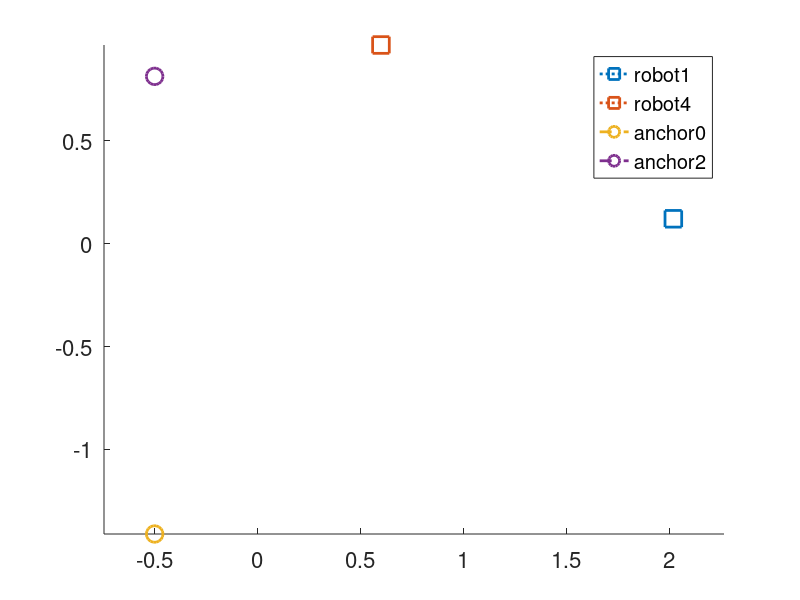

Source code (MATLAB): (Note: this script raises an error after producing the figure.)
clear all; close all; clc
addpath('utils');
rng(1); % Generate random numbers that are repeatable
set(0,'defaultAxesFontSize',16)
set(0, 'DefaultLineLineWidth', 2);
set(0,'DefaultLineMarkerSize',12);
%% The groundtruth and measurements
sim_freq = 20;  % Groundtruth simulation frequency in Hz.
dt_sec = 1/sim_freq;
% ����ֻ��SLAM����õ�1�Ż�������У�����ֵ
coef = [-0.0645072297986758,1.14230147991211,0.515768398211774];
% We set world frame coincide with the reference frame of robot 1
% robot1, trajectory expressed in its own reference frame
% Wheel encoder noise
sigma_v = 0.05;
sigma_omega = 0.05;
% UWB ranging measurements sigma
sigma_uwb = 0.09;

dataOri = 2; % 1, from simulation, 2, from dataset
if dataOri == 1
    nRobots = 2;
    % anchors
    nAnchors = 2;
    anchorPos = [0.05,-1.062;
                2.6,2.034];
    for a = 1:nAnchors
        anchor(a).id = a + nRobots - 1;
        anchor(a).x = anchorPos(a,1);
        anchor(a).y = anchorPos(a,2);
    end
    sim_t = 0: dt_sec: 120;
    % robots
    for r = 1:nRobots
        robot(r).id = r - 1; % 0 based index
        [p, v, a, j] = trajectoryGen(sim_t, r);
        robot(r).x = p(1,:); robot(r).y = p(2,:);
        robot(r).x0 = robot(r).x(1); robot(r).y0 = robot(r).y(1); 
        [robot(r).phi, robot(r).v_m, robot(r).omega_m] ...
            = WheelEncoder(p, v, a, j, sigma_v, sigma_omega);
        robot(r).phi0 = robot(r).phi(1);
        robot(r).t = sim_t;
    end
    range_m = UWBRangeSim(sigma_uwb, robot, anchor);
elseif dataOri == 2
    UWBIDs = [0 1 2 4];
    anchorPos = [-0.5010,-1.4105;
                 -0.5010, 0.81263];
    robotIDs = [1 4];
    anchorIDs = setdiff(UWBIDs, robotIDs);
    nAnchors = length(anchorIDs);
    for a = 1:nAnchors
        anchor(a).id = anchorIDs(a);
        anchor(a).x = anchorPos(a,1);
        anchor(a).y = anchorPos(a,2);
    end
    nRobots = length(robotIDs);
    nUWB = length(UWBIDs);

    load('data190313.mat');
%     robot(1).v_m(877) = 0;
%     robot(1).omega_m(877) = 0;
%     save('data20190301.mat', 'robot', 'range_m');

    for i = 1:size(range_m, 2)
        tmprange = range_m(i).range;
        range_m(i).range = tmprange + 0.5158;
%         range_m(i).range = coef(1)*tmprange.^2 + coef(2)*tmprange + coef(3);
    end
    % �ض����ݼ����ض��������������ê��֮��Ĳ��ֵ,���Ұ���ê����׼�����
    % ���ֵ����
    range_tmp = range_m;
    range_m(1) = range_tmp(5);
    range_m(2) = range_tmp(1);
    range_m(3) = range_tmp(4);
    range_m(4) = range_tmp(3);
    range_m(5) = range_tmp(6);
    range_m(6) = range_tmp(2);
    
    % �������������ϵ����С����ת���������ֵ�
    for r = 1:nRobots
        robot(r).omega_m = -robot(r).omega_m;
    end
end

sim_len = length(robot(1).omega_m);

% figure test
figure;  axis equal
hold on;
for r = 1:nRobots
    plot(robot(r).x0, robot(r).y0,':s','DisplayName',['robot', num2str(robot(r).id)]);
end
for r = 1:nAnchors
    plot(anchor(r).x, anchor(r).y,'--o','DisplayName',['anchor', num2str(anchor(r).id)]);
end
legend show
% figure test end

%% Initialization
[state_ini, mds_pos] = initializer(robot, range_m);
for a = 1:nAnchors
    anchor(a).x_est = mds_pos(a,1);
    anchor(a).y_est = mds_pos(a,2);
%     anchor(a).x_est = anchorPos(a,1);
%     anchor(a).y_est = anchorPos(a,2);
end
baseline = norm(mds_pos(1,:) - mds_pos(2,:));

%% Linear motion detection
close all
window_len = 40;
heading = zeros(nRobots,sim_len);
for r = 1:nRobots
    odom_len = length(robot(r).v_m);
    omega_energy = zeros(1,odom_len);
    v_energy = zeros(1,odom_len);
    flag = zeros(1,odom_len);
    start_j = 0;
    for j = window_len : odom_len - 2
        omega_energy(j) = sum(robot(r).omega_m(j-window_len+1:j).^2) / window_len;
        v_energy(j) = robot(r).v_m(j);
        if (omega_energy(j) < 2e-3 && v_energy(j) > 0.1 && v_energy(j-window_len+1) > 0.1)
            if start_j == 0
                start_j = j-window_len+1; 
                flag(start_j:j-1) = 1;
            end
            flag(j) = 1;
        else
            if flag(j-1) == 1
                % distance to first anchor
                d1 = range_m(2*r).range(5*start_j:5*(j-1));
                % distance to second anchor
                d2 = range_m(2*r+1).range(5*start_j:5*(j-1));
                % fit to a line
                coef = polyfit(1:5*(j-1)-5*start_j + 1, d1', 1);
                d1_start = coef(1) * 1 + coef(2);
                d1_end = coef(1) * (5*(j-1)-5*start_j+1) + coef(2);
                
                coef = polyfit(1:5*(j-1)-5*start_j + 1, d2', 1);
                d2_start = coef(1) * 1 + coef(2);
                d2_end = coef(1) * (5*(j-1)-5*start_j+1) + coef(2);
                
%                 d1 = [mean(range_m(2*r).range(5*(start_j)-2:5*(start_j)+2)),...
%                       mean(range_m(2*r+1).range(5*(start_j)-2:5*(start_j)+2))];
%                 d2 = [mean(range_m(2*r).range(5*j-2:5*j+2)),...
%                       mean(range_m(2*r+1).range(5*j-2:5*j+2))];
%                 heading(r,start_j) = heading_est([d1;d2],3.2);
                d = [d1_start, d2_start;
                     d1_end, d2_end];
                heading(r,start_j) = heading_est(d,baseline);
                start_j = 0;
            end
        end
    end
    figure; hold on;
    plot(robot(r).omega_m);
    plot(robot(r).v_m);
    plot(omega_energy);
    plot(v_energy);
    plot(range_m(2*r).range(1:5:end));
    plot(range_m(2*r+1).range(1:5:end));
    plot(0.4*flag);
    legend('omega_m','v_m','omega_e','v_e','range to 0','range to 2','flag');
    figure;
    plot(heading(r,:),'.');
end

%% Odometry
% Integration
vState_int = nan(nRobots,3,sim_len);
for r = 1:nRobots
    state_int = State(robot(r).x0, robot(r).y0, robot(r).phi0);
%     state_int = State(0, 0, 0);
    vState_int(r,:,1) = state_int.serialize;
    for k = 2:sim_len
        [~, state_int] = state_int.propagate(robot(r).v_m(k-1), ...
            robot(r).omega_m(k-1),robot(r).v_m(k), robot(r).omega_m(k), ...
            dt_sec, false);
        vState_int(r,:,k) = state_int.serialize;
    end
end

% plot results
% for r = 1:nRobots
%     x_int = reshape(vState_int(r,1,:),[1,sim_len]); 
%     y_int = reshape(vState_int(r,2,:),[1,sim_len]);
%     phi_int = reshape(vState_int(r,3,:),[1,sim_len]);
% 
%     figure;
%     subplot(2,3,[1 2 3]); hold on; axis equal
%     plot(robot(r).x, robot(r).y,'g.');
%     plot(robot(r).x(1), robot(r).y(1),'-s','MarkerSize',10,...
%         'MarkerEdgeColor','green',...
%         'MarkerFaceColor','green');
%     plot(x_int, y_int,'k.');
%     xlabel('x/m'); ylabel('y/m')
%     legend('groundtruth','start point','odometry');
%     title(['trajectory of robot ' num2str(r)]);
%     subplot(2,3,4); hold on;
%     plot(robot(r).x,'g.');
%     plot(x_int,'k.');
%     ylabel('m');
%     legend('groundtruth','odometry');
%     title('x');
%     subplot(2,3,5); hold on;
%     plot(robot(r).y,'g.');
%     plot(y_int,'k.');
%     ylabel('m');
%     legend('groundtruth','odometry');
%     title('y');
%     subplot(2,3,6); hold on;
%     plot(robot(r).phi,'g.');
%     plot(phi_int,'k.');
%     ylabel('rad');
%     legend('groundtruth','odometry');
%     title('yaw');
% end
% clear x_int y_int phi_int 

%% Extrinsic calibration 
% Extrinsic calibration for robot 1 and 2
% p_int_1 = [reshape(vState_int(1,1,:),[1,sim_len]);...
%            reshape(vState_int(1,2,:),[1,sim_len])]; 
% p_int_2 = [reshape(vState_int(2,1,:),[1,sim_len]);...
%            reshape(vState_int(2,2,:),[1,sim_len])];
% p_int_3 = [reshape(vState_int(3,1,:),[1,sim_len]);...
%    reshape(vState_int(3,2,:),[1,sim_len])];
% ind = 1:500:2001;
% [phi_m, p_m] = fivepoint(p_int_1(:,ind), p_int_2(:,ind), ...
%             range_m(1).range(ind));
% phi_gt = robot(2).phi0 /pi * 180
% phi_m = phi_m / pi *180
% p_gt = [robot(2).x0 robot(2).y0]
% p_m
% ind = 1:500:2001;
% [phi_m, p_m] = fivepoint(p_int_1(:,ind), p_int_3(:,ind), ...
%             range_m(2).range(ind));
% phi_gt = robot(3).phi0 /pi * 180
% phi_m = phi_m / pi *180
% p_gt = [robot(3).x0 robot(3).y0]
% p_m
%% Kalman
P_all = eye(3*nRobots);
Q = [sigma_v^2, sigma_v^2, sigma_omega^2];
Q_all = diag(repmat(Q,[1,nRobots]));
if dataOri == 1 
    % the range between two static anchors are not simulated, but the datasets
    % contains the data
    nRange = size(range_m,2);
elseif dataOri == 2
    nRange = size(range_m,2) - nAnchors*(nAnchors-1)/2;
end

% Integration
vState_est = nan(nRobots,3,sim_len);
for r = 1:nRobots
    if dataOri == 1 
        state_est(r) = State(robot(r).x0, robot(r).y0, robot(r).phi0);
    elseif dataOri == 2
        state_est(r) = State(state_ini(r,:)');
%         state_est(r) = State(robot(r).x0, robot(r).y0, robot(r).phi0);
    end
    % Save the stuffs 
    vState_est(r,:,1) = state_est(r).serialize;
end

for k = 2:sim_len
    if k == 2830
        k = k;
    end
    % 1. State and covariance propagation
    Phi_all = zeros(3*nRobots, 3*nRobots);
    for r = 1:nRobots
        [Phi, state_est(r)] = state_est(r).propagate(robot(r).v_m(k-1), ...
            robot(r).omega_m(k-1),robot(r).v_m(k), robot(r).omega_m(k), ...
            dt_sec, false);
        
        Phi_all(1+3*(r-1):3*r, 1+3*(r-1):3*r) = Phi;
    end
    P_all = Phi_all * P_all * Phi_all' + dt_sec^2*Q_all;
    
    % 2. State update with ranging data
    H = zeros(nRange, 3*nRobots);
    y_k = nan(nRange,1);
    y_k_p = nan(nRange,1);
    for i = 1:nRange
        % range data in datasets is 100Hz
        if dataOri == 1
            y_k(i) = range_m(i).range(k);
        elseif dataOri == 2
            if 5*k+2 > length(range_m(1).t)
                break;
            end
            y_k(i) = mean(range_m(i).range(5*k-2:5*k+2));
        end
        id1 = range_m(i).pair(1); 
        id2 = range_m(i).pair(2); 
        [lia1, locb1] = ismember(id1, robotIDs);
        [lia2, locb2] = ismember(id2, robotIDs);
        if lia1==1 && lia2==1 % robot-robot range
            dxy = [state_est(locb1).x_ - state_est(locb2).x_; ...
                   state_est(locb1).y_ - state_est(locb2).y_];
            y_k_p(i) = norm(dxy);
            e = dxy' ./ y_k_p(i);
            H(i, 1+3*(locb1-1):3*locb1-1) = e;
            H(i, 1+3*(locb2-1):3*locb2-1) = -e;
        elseif lia1==1 && lia2~=1
            [~, locb2] = ismember(id2, anchorIDs);
            dxy = [state_est(locb1).x_ - anchor(locb2).x_est; ...
                   state_est(locb1).y_ - anchor(locb2).y_est];
            y_k_p(i) = norm(dxy);
            e = dxy' ./ y_k_p(i);
            H(i, 1+3*(locb1-1):3*locb1-1) = e;
        elseif lia1~=1 && lia2==1
            [~, locb1] = ismember(id1, anchorIDs);
            dxy = [state_est(locb2).x_ - anchor(locb1).x_est; ...
                   state_est(locb2).y_ - anchor(locb1).y_est];
            y_k_p(i) = norm(dxy);
            e = dxy' ./ y_k_p(i);
            H(i, 1+3*(locb2-1):3*locb2-1) = e;
        else
            error('Not implemented');
        end
        
%         if (r2 <= nRobots)
%             dxy = [state_est(r1).x_ - state_est(r2).x_; ...
%                    state_est(r1).y_ - state_est(r2).y_];
%             y_k_p(i) = norm(dxy);
%             e = dxy' ./ y_k_p(i);
%             H(i, 1+3*(r1-1):3*r1-1) = e;
%             H(i, 1+3*(r2-1):3*r2-1) = -e;
%         else
%             dxy = [state_est(r1).x_ - anchor(r2-nRobots).x_est; ...
%                    state_est(r1).y_ - anchor(r2-nRobots).y_est];
%             y_k_p(i) = norm(dxy);
%             e = dxy' ./ y_k_p(i);
%             H(i, 1+3*(r1-1):3*r1-1) = e;
%         end
    end
    R = diag(sigma_uwb^2 * ones(nRange, 1));
    
    % absolute heading
    for r = 1:nRobots
        if heading(r,k) ~= 0
            y_k = [y_k; heading(r,k)];
            y_k_p = [y_k_p; state_est(r).phi_];
            tmpJ = zeros(1,3*nRobots);
            tmpJ(3*r) = 1;
            H = [H; tmpJ];
            R_heading = 1;
            R = blkdiag(R,R_heading);
        end
    end

    K = P_all*H'*(H*P_all*H' + R)^-1;
    dr = y_k - y_k_p;
    delta_x = K*dr;
    
    % Correct
    for r = 1:nRobots
        state_est(r) = state_est(r).correct(delta_x(1+3*(r-1):3*r));
            
        % Save the stuffs 
        vState_est(r,:,k) = state_est(r).serialize;
    end
    %P_all = P_all - K*H*P_all;   
    P_all = (eye(3*nRobots)-K*H)*P_all*(eye(3*nRobots)-K*H)' + K*R*K';
end
%% 
% Plot estimation results
figure; hold on; axis equal; grid minor;
c_map = hsv(nRobots+1);
% ind = 1:200;
for r = 1:nRobots
%     x_est = reshape(vState_est(r,1,:),[1,sim_len]); 
%     y_est = reshape(vState_est(r,2,:),[1,sim_len]);
    legendstr{r} = ['Robot #', num2str(robotIDs(r))];
    %plot(x_est(ind), y_est(ind), '.','Color',c_map(r,:));
%     traj(r) = animatedline(x_est,y_est,'Color','r','LineWidth',3);
end
for a = 1:nAnchors
    anchor_xest(a) = anchor(a).x_est;
    anchor_yest(a) = anchor(a).y_est;
    text(anchor(a).x_est, anchor(a).y_est, ['Anchor #', num2str(anchorIDs(a))],'fontsize',16,...
         'VerticalAlignment','bottom','horizontalalign','center');
end
plot(anchor_xest, anchor_yest ,'s','MarkerSize',10,...
        'MarkerEdgeColor',c_map(nRobots+1,:),...
        'MarkerFaceColor',c_map(nRobots+1,:),...
        'DisplayName','Anchors');
title('Estimated trajectories');
traj1 = animatedline('Color',c_map(1,:),'DisplayName', ['Robot #', num2str(robotIDs(1))]);
traj2 = animatedline('Color',c_map(2,:),'DisplayName', ['Robot #', num2str(robotIDs(2))]);
legend show
xlabel('x(m)'); ylabel('y(m)'); %title('Collaborative localization');
for k = 1:sim_len
    addpoints(traj1, vState_est(1, 1, k),vState_est(1, 2, k));
    addpoints(traj2, vState_est(2, 1, k),vState_est(2, 2, k));
    drawnow
end

% plot results
errorpos_est = nan(1,nRobots);
errorphi_est = nan(1,nRobots);
errorpos_int = nan(1,nRobots);
errorphi_int = nan(1,nRobots);


for r = 1:nRobots
    phi_ini = state_ini(r,3) - robot(r).phi0;
    R = [cos(phi_ini) -sin(phi_ini);
         sin(phi_ini) cos(phi_ini)];
    t = state_ini(r,1:2)' - R*[robot(r).x0, robot(r).y0]';
%     R = eye(2);
%     t = [0;0];
    
    x = reshape(vState_int(r,1,:),[1,sim_len]); 
    y = reshape(vState_int(r,2,:),[1,sim_len]);
    phi = reshape(vState_int(r,3,:),[1,sim_len]);
    xy_int = R*[x;y] + t;
    x_int = xy_int(1,:);
    y_int = xy_int(2,:);
    phi_int = phi + phi_ini;
    phi_int(phi_int > pi) = phi_int(phi_int > pi) - 2*pi;
    phi_int(phi_int < -pi) = phi_int(phi_int < -pi) + 2*pi;
    
    x_est = reshape(vState_est(r,1,:),[1,sim_len]); 
    y_est = reshape(vState_est(r,2,:),[1,sim_len]);
    phi_est = reshape(vState_est(r,3,:),[1,sim_len]);

%     errorpos_est(r) = sqrt(mean(vecnorm([x_est - robot(r).x; y_est - robot(r).y]).^2));
%     errorphi_est(r) = sqrt(mean(abs(phi_est - robot(r).phi).^2));
%     errorpos_int(r) = sqrt(mean(vecnorm([x_int - robot(r).x; y_int - robot(r).y]).^2));
%     errorphi_int(r) = sqrt(mean(abs(phi_int - robot(r).phi).^2));
    x = robot(r).x';
    y = robot(r).y';
    phi = robot(r).phi;
    xy_gt = R*[x;y] + t;
    x_gt = xy_gt(1,:);
    y_gt = xy_gt(2,:);
    phi_gt = phi + phi_ini;
    phi_gt(phi_gt > pi) = phi_gt(phi_gt > pi) - 2*pi;
    phi_gt(phi_gt < -pi) = phi_gt(phi_gt < -pi) + 2*pi;

    figure; grid minor;
    subplot(2,3,[1 2 3]); hold on;
    plot(x_gt, y_gt,'-g');
    plot(x_gt(1), y_gt(1),'-s','MarkerSize',10,...
        'MarkerEdgeColor','green',...
        'MarkerFaceColor','green');
    plot(x_int, y_int,'k');
    plot(x_est, y_est,'r');
    xlabel('x(m)'); ylabel('y(m)')
    legend('groundtruth','start point','odometry','estimated');
    title(['trajectory of robot ' num2str(robot(r).id)]);
    subplot(2,3,4); hold on;
    plot(1:10:10*length(x_gt)-1,x_gt,'g.');
%     plot(robot(r).x,'g.');
    plot(x_int,'k.');
    plot(x_est,'r.');
    ylabel('m');
    legend('groundtruth','odometry','est');
    title('x');
    subplot(2,3,5); hold on;
    plot(1:10:10*length(y_gt)-1,y_gt,'g.');
%     plot(robot(r).y,'g.');
    plot(y_int,'k.');
    plot(y_est,'r.');
    ylabel('m');
    legend('groundtruth','odometry','est');
    title('y');
    subplot(2,3,6); hold on;
    plot(1:10:10*length(phi_gt)-1,phi_gt,'g.');
%     plot(robot(r).phi,'g.');
    plot(phi_int,'k.');
    plot(phi_est,'r.');
    ylabel('rad');
    legend('groundtruth','odometry','est');
    title('yaw');
end
clear x_int y_int phi_int 

% plot all trajectories with groundtruth
figure; hold on; axis equal; grid minor;
h = zeros(1,2*nRobots+nAnchors); % plot handles
legendstr = cell(1,2*nRobots);
c_map = hsv(nRobots+1);
for r = 1:nRobots
    h(2*(r-1)+1) = plot(robot(r).x, robot(r).y,'Color',c_map(r,:));
    x_est = reshape(vState_est(r,1,:),[1,sim_len]); 
    y_est = reshape(vState_est(r,2,:),[1,sim_len]);
    h(2*r) = plot(x_est(1:10:end), y_est(1:10:end), 'x','Color',c_map(r,:),...
            'LineWidth',2,...
            'MarkerSize',6);
    
    legendstr{2*r-1} = strcat("groundtruth ",num2str(robot(r).id));
    legendstr{2*r} = strcat("estimates ",num2str(robot(r).id));
end
for a = 1:nAnchors
    h(2*nRobots + nAnchors) = plot(anchor(a).x_est, anchor(a).y_est ,'-s','MarkerSize',10,...
        'MarkerEdgeColor',c_map(nRobots+1,:),...
        'MarkerFaceColor',c_map(nRobots+1,:));
    text(anchor(a).x, anchor(a).y - 0.4, ['Anchor ', num2str(a)],'fontsize',16,...
         'VerticalAlignment','bottom','horizontalalign','center');
end
legend(h(1:2*nRobots),cellstr(legendstr),'NumColumns',2,'Orientation','horizontal');
xlabel('x(m)'); ylabel('y(m)'); %title('Collaborative localization');

% plot errors
figure; grid minor;
error = [errorpos_est;errorpos_int]';
hB = bar(error);
xlabel('Vehicles'); ylabel('RMSE(m)'); %title('position error');
barWidth = hB.BarWidth;
hT = [];
for i=1:length(hB) 
  hT = [hT text(hB(i).XData+hB(i).XOffset,hB(i).YData,num2str(hB(i).YData.','%.3f'), ...
        'VerticalAlignment','bottom','horizontalalign','center', 'fontsize', 16)];    
end
legend('Collaboration','Odometry');

%% test
a0 = [anchor(1).x_est, anchor(1).y_est];
a2 = [anchor(2).x_est, anchor(2).y_est];
r1 = [vState_est(1,1,end-1),vState_est(1,2,end-1)];
r4 = [vState_est(2,1,end-1),vState_est(2,2,end-1)];
d04=norm(a0-r4)
d01=norm(a0-r1)
d02=norm(a0-a2)
d12=norm(r1-a2)
d42=norm(r4-a2)
d14=norm(r1-r4)